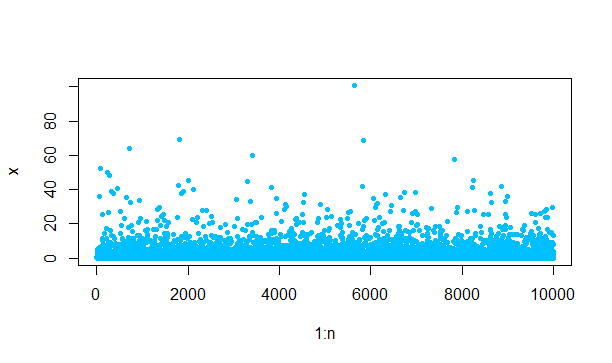

The R source for this figure:
n = 10000
u = runif(n)
x = c()

for (i in 1:length(u)){
  u_i = u[i]
  x_i = log(1-u_i)^2
  x[i] = x_i
}

plot(1:n,x, pch=20, col="deepskyblue")
